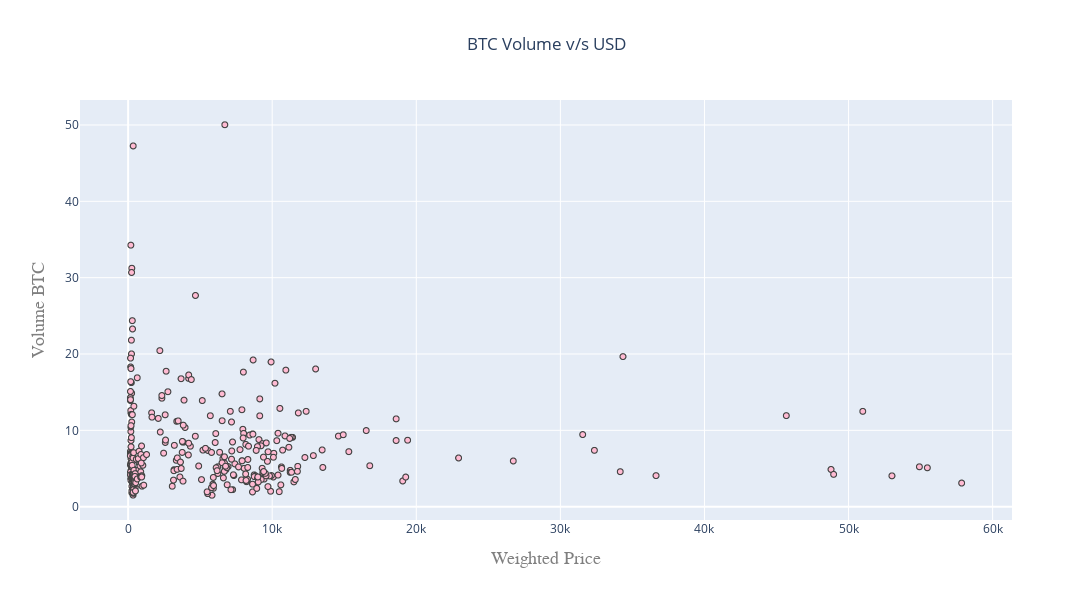

Notebook code cell kept with this figure:
### Code cell
trace = go.Scattergl(
    y = weekly_rows['Volume_(BTC)'].astype(float),
    x = weekly_rows['Weighted_Price'].astype(float),
    mode = 'markers',
    marker = dict(
        color = '#FFBAD2',
        line = dict(width = 1)
    )
)

layout = go.Layout(
    title='BTC Volume v/s USD',
    xaxis=dict(
        title='Weighted Price',
        titlefont=dict(
            family='Courier New, monospace',
            size=18,
            color='#7f7f7f'
        )
    ),
    yaxis=dict(
        title='Volume BTC',
        titlefont=dict(
            family='Courier New, monospace',
            size=18,
            color='#7f7f7f'
        )))


data = [trace]
fig = go.Figure(data=data, layout=layout)
fig.update_layout(autosize=False, height=600, width=1200, title_x=0.5)
iplot(fig, filename='compare_webgl')

### Figure 1 — Plotly figure (JSON) as saved in the notebook; plotly's stock layout.template omitted (floating-point values rounded to 4 significant figures; data arrays with more than 128 entries replaced by an {"elided": "..."} marker saying what was removed)
{"data": [{"marker": {"color": "#FFBAD2", "line": {"width": 1}}, "mode": "markers", "type": "scattergl", "x": {"elided": "327 float values"}, "y": {"elided": "327 float values"}}], "layout": {"autosize": false, "height": 600, "title": {"text": "BTC Volume v/s USD", "x": 0.5}, "width": 1200, "xaxis": {"autorange": true, "range": [-3309.0, 61310.0], "title": {"font": {"color": "#7f7f7f", "family": "Courier New, monospace", "size": 18}, "text": "Weighted Price"}, "type": "linear"}, "yaxis": {"autorange": true, "range": [-1.748, 53.28], "title": {"font": {"color": "#7f7f7f", "family": "Courier New, monospace", "size": 18}, "text": "Volume BTC"}, "type": "linear"}}}
